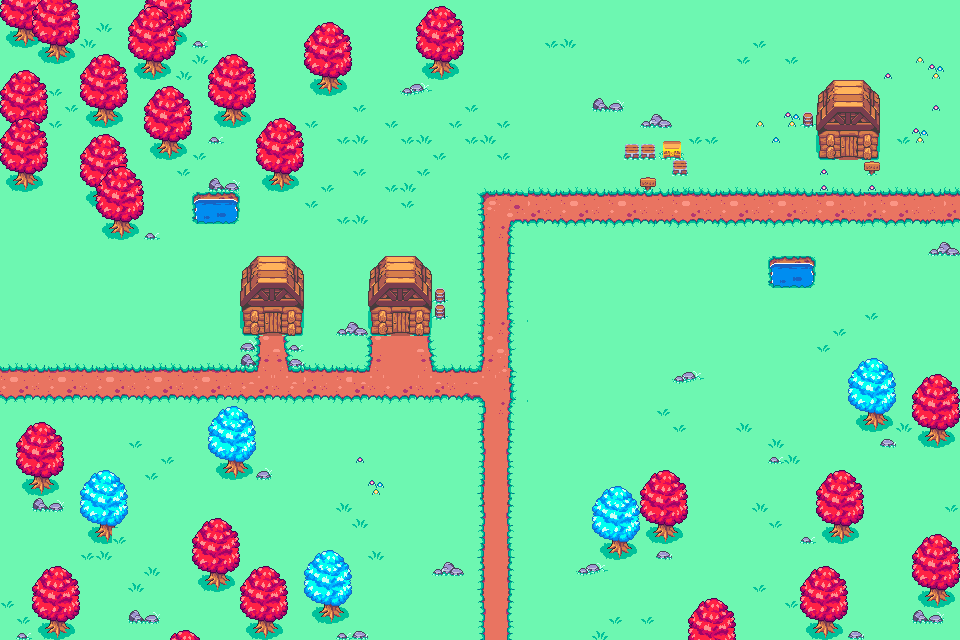

A 2D game scene composited from a Tiled map and its tileset images. What follows is a short description and the map's XML, with each tile layer's data collapsed to a summary:
An orthogonal 60x40 tile map with 16x16 px tiles, 3 tile layers (Tile Layer 1, Tile Layer 2, Tile Layer 3).

<map version="1.2" tiledversion="1.2.3" orientation="orthogonal" renderorder="right-down" width="60" height="40" tilewidth="16" tileheight="16" infinite="0" nextlayerid="4" nextobjectid="1">
 <tileset firstgid="1" source="Generic_RPG.tsx" />
 <layer id="1" name="Tile Layer 1" width="60" height="40" locked="1">
  <data>[2400 cells, 2400 non-empty, 67 distinct tile ids]</data>
 </layer>
 <layer id="2" name="Tile Layer 2" width="60" height="40" locked="1">
  <data>[2400 cells, 655 non-empty, 115 distinct tile ids]</data>
 </layer>
 <layer id="3" name="Tile Layer 3" width="60" height="40" locked="1">
  <data>[2400 cells, 144 non-empty, 46 distinct tile ids]</data>
 </layer>
</map>
